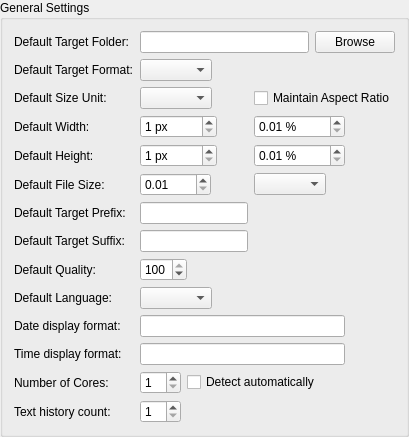
<?xml version="1.0" encoding="UTF-8"?>
<ui version="4.0">
 <class>GeneralGroupBoxView</class>
 <widget class="QGroupBox" name="GeneralGroupBoxView">
  <property name="title">
   <string>General Settings</string>
  </property>
  <layout class="QGridLayout" name="gridLayout">
   <item row="4" column="1">
    <widget class="QSpinBox" name="widthPxSpinBox">
     <property name="sizePolicy">
      <sizepolicy hsizetype="Fixed" vsizetype="Fixed">
       <horstretch>0</horstretch>
       <verstretch>0</verstretch>
      </sizepolicy>
     </property>
     <property name="suffix">
      <string notr="true"> px</string>
     </property>
     <property name="minimum">
      <number>1</number>
     </property>
     <property name="maximum">
      <number>50000</number>
     </property>
    </widget>
   </item>
   <item row="1" column="0">
    <widget class="QLabel" name="label">
     <property name="text">
      <string>Default Target Format:</string>
     </property>
    </widget>
   </item>
   <item row="14" column="0">
    <widget class="QLabel" name="label_8">
     <property name="text">
      <string>Text history count:</string>
     </property>
    </widget>
   </item>
   <item row="4" column="2">
    <widget class="QDoubleSpinBox" name="widthPercentDoubleSpinBox">
     <property name="sizePolicy">
      <sizepolicy hsizetype="Maximum" vsizetype="Fixed">
       <horstretch>0</horstretch>
       <verstretch>0</verstretch>
      </sizepolicy>
     </property>
     <property name="suffix">
      <string notr="true"> %</string>
     </property>
     <property name="minimum">
      <double>0.010000000000000</double>
     </property>
     <property name="maximum">
      <double>10000.000000000000000</double>
     </property>
    </widget>
   </item>
   <item row="7" column="1">
    <widget class="QLineEdit" name="targetPrefixLineEdit">
     <property name="sizePolicy">
      <sizepolicy hsizetype="Preferred" vsizetype="Fixed">
       <horstretch>0</horstretch>
       <verstretch>0</verstretch>
      </sizepolicy>
     </property>
    </widget>
   </item>
   <item row="9" column="1">
    <widget class="QSpinBox" name="qualitySpinBox">
     <property name="sizePolicy">
      <sizepolicy hsizetype="Maximum" vsizetype="Fixed">
       <horstretch>0</horstretch>
       <verstretch>0</verstretch>
      </sizepolicy>
     </property>
     <property name="minimum">
      <number>-1</number>
     </property>
     <property name="maximum">
      <number>100</number>
     </property>
     <property name="value">
      <number>100</number>
     </property>
    </widget>
   </item>
   <item row="3" column="0">
    <widget class="QLabel" name="label_16">
     <property name="text">
      <string>Default Size Unit:</string>
     </property>
    </widget>
   </item>
   <item row="6" column="2">
    <widget class="QComboBox" name="fileSizeComboBox">
     <property name="sizePolicy">
      <sizepolicy hsizetype="Fixed" vsizetype="Fixed">
       <horstretch>0</horstretch>
       <verstretch>0</verstretch>
      </sizepolicy>
     </property>
    </widget>
   </item>
   <item row="8" column="0">
    <widget class="QLabel" name="label_15">
     <property name="text">
      <string>Default Target Suffix:</string>
     </property>
    </widget>
   </item>
   <item row="5" column="0">
    <widget class="QLabel" name="label_3">
     <property name="text">
      <string>Default Height:</string>
     </property>
    </widget>
   </item>
   <item row="14" column="1">
    <widget class="QSpinBox" name="historySpinBox">
     <property name="sizePolicy">
      <sizepolicy hsizetype="Maximum" vsizetype="Fixed">
       <horstretch>0</horstretch>
       <verstretch>0</verstretch>
      </sizepolicy>
     </property>
     <property name="minimum">
      <number>1</number>
     </property>
    </widget>
   </item>
   <item row="10" column="0">
    <widget class="QLabel" name="label_6">
     <property name="text">
      <string>Default Language:</string>
     </property>
    </widget>
   </item>
   <item row="4" column="0">
    <widget class="QLabel" name="label_2">
     <property name="text">
      <string>Default Width:</string>
     </property>
    </widget>
   </item>
   <item row="10" column="1" colspan="3">
    <widget class="QComboBox" name="languagesComboBox">
     <property name="sizePolicy">
      <sizepolicy hsizetype="Maximum" vsizetype="Fixed">
       <horstretch>0</horstretch>
       <verstretch>0</verstretch>
      </sizepolicy>
     </property>
    </widget>
   </item>
   <item row="13" column="0">
    <widget class="QLabel" name="label_7">
     <property name="text">
      <string>Number of Cores:</string>
     </property>
    </widget>
   </item>
   <item row="0" column="0">
    <widget class="QLabel" name="targetFolderLabel">
     <property name="text">
      <string>Default Target Folder:</string>
     </property>
    </widget>
   </item>
   <item row="5" column="2">
    <widget class="QDoubleSpinBox" name="heightPercentDoubleSpinBox">
     <property name="sizePolicy">
      <sizepolicy hsizetype="Maximum" vsizetype="Fixed">
       <horstretch>0</horstretch>
       <verstretch>0</verstretch>
      </sizepolicy>
     </property>
     <property name="suffix">
      <string notr="true"> %</string>
     </property>
     <property name="minimum">
      <double>0.010000000000000</double>
     </property>
     <property name="maximum">
      <double>10000.000000000000000</double>
     </property>
    </widget>
   </item>
   <item row="13" column="1" colspan="3">
    <layout class="QHBoxLayout" name="cores_spacer">
     <property name="spacing">
      <number>6</number>
     </property>
     <property name="margin">
      <number>0</number>
     </property>
     <item>
      <widget class="QSpinBox" name="coresSpinBox">
       <property name="sizePolicy">
        <sizepolicy hsizetype="Maximum" vsizetype="Fixed">
         <horstretch>0</horstretch>
         <verstretch>0</verstretch>
        </sizepolicy>
       </property>
       <property name="minimum">
        <number>1</number>
       </property>
       <property name="value">
        <number>1</number>
       </property>
      </widget>
     </item>
     <item>
      <widget class="QCheckBox" name="coresCheckBox">
       <property name="text">
        <string>Detect automatically</string>
       </property>
      </widget>
     </item>
    </layout>
   </item>
   <item row="5" column="1">
    <widget class="QSpinBox" name="heightPxSpinBox">
     <property name="sizePolicy">
      <sizepolicy hsizetype="Fixed" vsizetype="Fixed">
       <horstretch>0</horstretch>
       <verstretch>0</verstretch>
      </sizepolicy>
     </property>
     <property name="suffix">
      <string notr="true"> px</string>
     </property>
     <property name="minimum">
      <number>1</number>
     </property>
     <property name="maximum">
      <number>50000</number>
     </property>
    </widget>
   </item>
   <item row="3" column="1">
    <widget class="QComboBox" name="sizeUnitComboBox">
     <property name="sizePolicy">
      <sizepolicy hsizetype="Maximum" vsizetype="Fixed">
       <horstretch>0</horstretch>
       <verstretch>0</verstretch>
      </sizepolicy>
     </property>
    </widget>
   </item>
   <item row="12" column="1" colspan="2">
    <widget class="QLineEdit" name="timeDisplayFormatLineEdit"/>
   </item>
   <item row="1" column="1" colspan="2">
    <widget class="QComboBox" name="targetFormatComboBox">
     <property name="sizePolicy">
      <sizepolicy hsizetype="Maximum" vsizetype="Fixed">
       <horstretch>0</horstretch>
       <verstretch>0</verstretch>
      </sizepolicy>
     </property>
    </widget>
   </item>
   <item row="12" column="0">
    <widget class="QLabel" name="label_23">
     <property name="text">
      <string>Time display format:</string>
     </property>
    </widget>
   </item>
   <item row="8" column="1">
    <widget class="QLineEdit" name="targetSuffixLineEdit">
     <property name="sizePolicy">
      <sizepolicy hsizetype="Preferred" vsizetype="Fixed">
       <horstretch>0</horstretch>
       <verstretch>0</verstretch>
      </sizepolicy>
     </property>
    </widget>
   </item>
   <item row="11" column="1" colspan="2">
    <widget class="QLineEdit" name="dateDisplayFormatLineEdit"/>
   </item>
   <item row="11" column="0">
    <widget class="QLabel" name="label_22">
     <property name="text">
      <string>Date display format:</string>
     </property>
    </widget>
   </item>
   <item row="7" column="0">
    <widget class="QLabel" name="label_4">
     <property name="text">
      <string>Default Target Prefix:</string>
     </property>
    </widget>
   </item>
   <item row="6" column="0">
    <widget class="QLabel" name="label_17">
     <property name="text">
      <string>Default File Size:</string>
     </property>
    </widget>
   </item>
   <item row="9" column="0">
    <widget class="QLabel" name="label_5">
     <property name="text">
      <string>Default Quality:</string>
     </property>
    </widget>
   </item>
   <item row="0" column="1" colspan="3">
    <layout class="QHBoxLayout" name="targetFolderLayout">
     <item>
      <widget class="QLineEdit" name="targetFolderLineEdit"/>
     </item>
     <item>
      <widget class="QPushButton" name="browsePushButton">
       <property name="text">
        <string>Browse</string>
       </property>
      </widget>
     </item>
    </layout>
   </item>
   <item row="6" column="1">
    <widget class="QDoubleSpinBox" name="fileSizeSpinBox">
     <property name="sizePolicy">
      <sizepolicy hsizetype="Fixed" vsizetype="Fixed">
       <horstretch>0</horstretch>
       <verstretch>0</verstretch>
      </sizepolicy>
     </property>
     <property name="minimum">
      <double>0.010000000000000</double>
     </property>
     <property name="maximum">
      <double>1024.000000000000000</double>
     </property>
    </widget>
   </item>
   <item row="3" column="2" colspan="2">
    <widget class="QCheckBox" name="aspectRatioCheckBox">
     <property name="text">
      <string>Maintain Aspect Ratio</string>
     </property>
    </widget>
   </item>
  </layout>
 </widget>
 <resources/>
 <connections/>
</ui>
